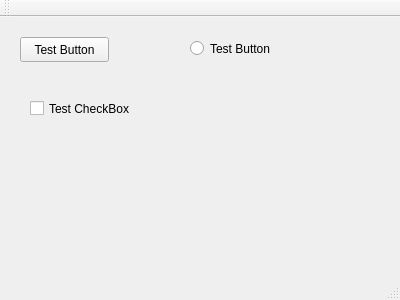
<?xml version="1.0" encoding="UTF-8"?>
<ui version="4.0">
 <class>MainWindow</class>
 <widget class="QMainWindow" name="MainWindow">
  <property name="geometry">
   <rect>
    <x>0</x>
    <y>0</y>
    <width>400</width>
    <height>300</height>
   </rect>
  </property>
  <property name="windowTitle">
   <string>MainWindow</string>
  </property>
  <widget class="QWidget" name="centralWidget">
   <widget class="QPushButton" name="pushButton">
    <property name="geometry">
     <rect>
      <x>20</x>
      <y>20</y>
      <width>89</width>
      <height>25</height>
     </rect>
    </property>
    <property name="text">
     <string>Test Button</string>
    </property>
   </widget>
   <widget class="QRadioButton" name="radioButton">
    <property name="geometry">
     <rect>
      <x>190</x>
      <y>20</y>
      <width>112</width>
      <height>23</height>
     </rect>
    </property>
    <property name="text">
     <string>Test Button</string>
    </property>
   </widget>
   <widget class="QCheckBox" name="checkBox">
    <property name="geometry">
     <rect>
      <x>30</x>
      <y>80</y>
      <width>131</width>
      <height>23</height>
     </rect>
    </property>
    <property name="text">
     <string>Test CheckBox</string>
    </property>
   </widget>
  </widget>
  <widget class="QMenuBar" name="menuBar">
   <property name="geometry">
    <rect>
     <x>0</x>
     <y>0</y>
     <width>400</width>
     <height>22</height>
    </rect>
   </property>
  </widget>
  <widget class="QToolBar" name="mainToolBar">
   <attribute name="toolBarArea">
    <enum>TopToolBarArea</enum>
   </attribute>
   <attribute name="toolBarBreak">
    <bool>false</bool>
   </attribute>
  </widget>
  <widget class="QStatusBar" name="statusBar"/>
 </widget>
 <layoutdefault spacing="6" margin="11"/>
 <resources/>
 <connections/>
</ui>
